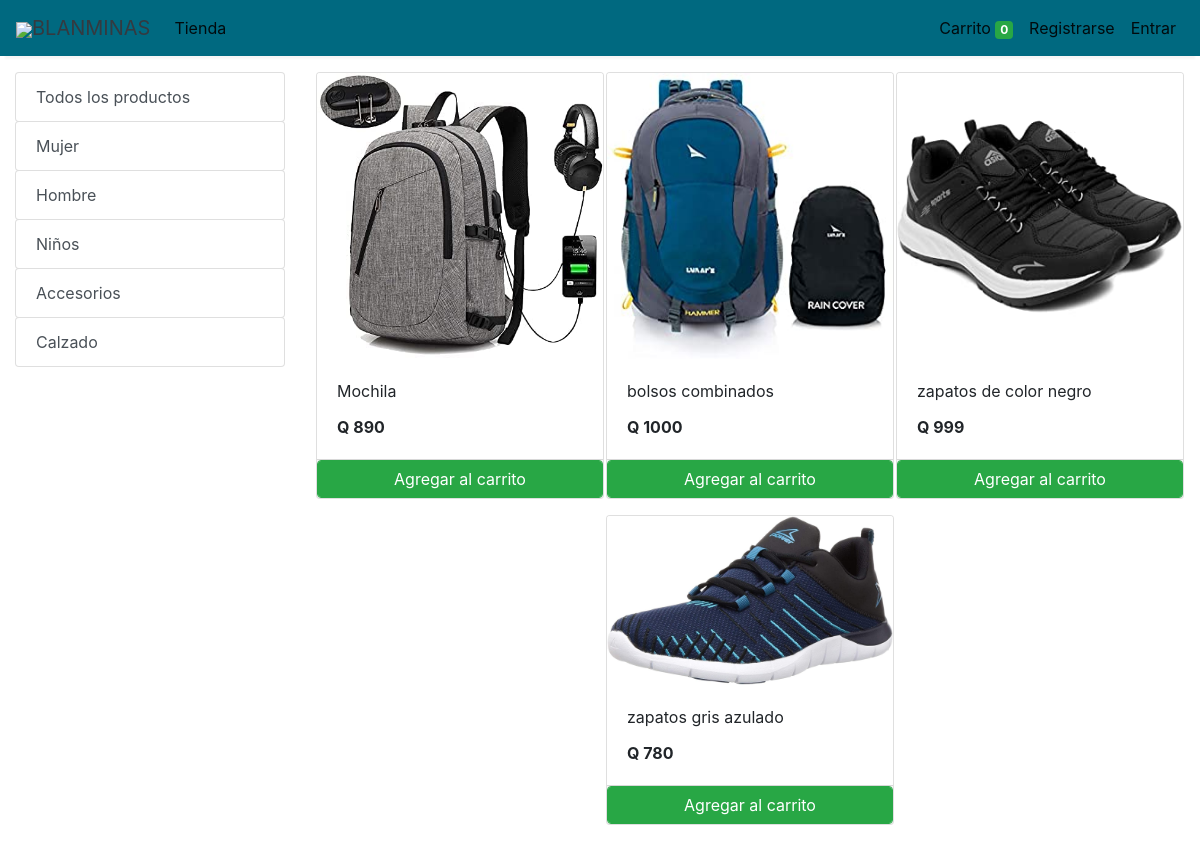
/store?category=26, run on the app's committed database.
### store/models/category.py (models this page shows, shortened)
class Category(models.Model):
    name= models.CharField(max_length=50)
    @staticmethod
    def get_all_categories():
        return Category.objects.all()

### store/models/product.py (models this page shows, shortened)
class Products(models.Model):
    name = models.CharField(max_length=60)
    price= models.IntegerField(default=0)
    category= models.ForeignKey(Category,on_delete=models.CASCADE,default=1 )
    description= models.CharField(max_length=250, default='', blank=True, null= True)
    stock = models.IntegerField(default=0, verbose_name='Stock')
    image= models.ImageField(upload_to='uploads/products/')
    @staticmethod
    def get_all_products_by_categoryid(category_id):
        if category_id:
            return Products.objects.filter (category=category_id)
        else:
            return Products.get_all_products();

### store/views/home.py (the view)
# urls.py: path('' , include('store.urls'))
def store(request):
    cart = request.session.get('cart')
    if not cart:
        request.session['cart'] = {}
    products = None
    categories = Category.get_all_categories()
    categoryID = request.GET.get('category')
    if categoryID:
        products = Products.get_all_products_by_categoryid(categoryID)
    else:
        products = Products.get_all_products();
    data = {}
    data['products'] = products
    data['categories'] = categories
    print('you are : ', request.session.get('email'))
    return render(request, 'index.html', data)

### store/templatetags/cart.py (called while the page is built)
@register.filter (name='is_in_cart')
def is_in_cart(product, cart):
    keys = cart.keys ()
    for id in keys:
        if int (id) == product.id:
            return True
    return False;

### store/templatetags/custom_filter.py (called while the page is built)
@register.filter(name='currency')
def currency(number):
    return "Q "+str(number)

### store/templates/index.html (shortened to what this page needs)
{% extends 'base.html' %}
{% block content %}
{% load cart %}
{% load custom_filter %}
<div class="container-fluid mt-3">
	<div class="row">
		<div class="col-lg-3 mx-auto">
			<div class="list-group">
				<a href="/" class="list-group-item list-group-item-action btn btn-outline-success">Todos los productos</a>
				{% for category in categories %}
				<a href="/?category={{category.id}}"
					class="list-group-item list-group-item-action btn btn-outline-success ">{{category.name}}</a>
				{% endfor %}
			</div>
		</div>
		<div id='products' class="col-lg-9 mx-auto">
			<div class="row mx-auto">
				{% for product in products %}
				<div class="card mx-auto mb-3" id={{product.id}} style="width: 18rem;">
					<img class="card-img-top" src="{{product.image.url}}" alt="Card image cap">
					<div class="card-body">
						<p class="card-title">{{product.name}}</p>
						<p class="card-text"><b>{{product.price|currency}}</b></p>
					</div>
					<div class="card-footer p-0 no-gutters">
						{% if product|is_in_cart:request.session.cart %}
						<div class="row no-gutters">
							<form action="/#{{product.id}}" class="col-2 " method="post">
								{% csrf_token %}
								<input hidden type="text" name='product' value='{{product.id}}'>
								<input hidden type="text" name='remove' value='True'>
								<input type="submit" value=" - " class="btn btn-block btn-success border-right">
							</form>
							<div class="text-center col btn btn-success">{{product|cart_quantity:request.session.cart}} En el carrito</div>
							<form action="/#{{product.id}}" class="col-2 " method="post">
								{% csrf_token %}
								<input hidden type="text" name='product' value='{{product.id}}'>
								<input type="submit" value=" + " class="btn btn-block btn-success border-left">
							</form>
						</div>
						{% else %}
						<form action="/#{{product.id}}" method="POST" class="btn-block">
							<input type="submit" class="float-right btn btn-success form-control"
								value="Agregar al carrito">
						</form>
						{% endif %}
					</div>
				</div>
				{% endfor %}
			</div>
		</div>
	</div>
</div>
{% endblock %}

### data on the page
Category: name "Mujer"
Category: name "Hombre"
Category: name "Niños"
Category: name "Accesorios"
Category: name "Calzado"
Products: image (picture), name "Mochila", price "Q 890"
Products: image (picture), name "bolsos combinados", price "Q 1000"
Products: image (picture), name "zapatos de color negro", price "Q 999"
Products: image (picture), name "zapatos gris azulado", price "Q 780"

### other printed values
{{ request.session.cart.keys|length }} "0"
